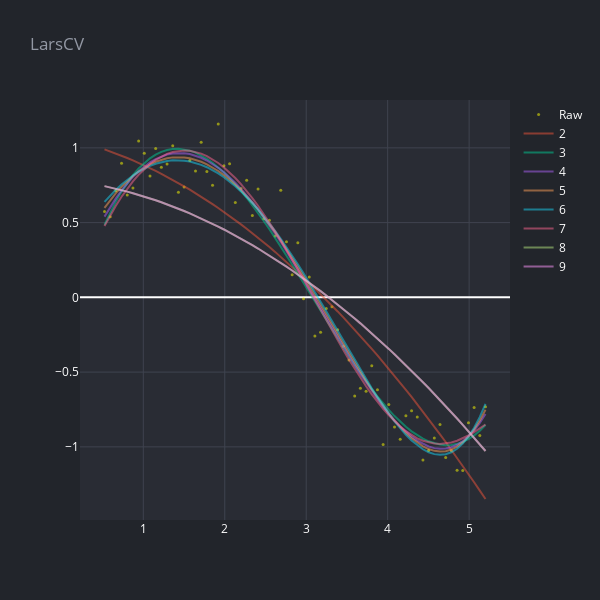

Notebook code cell kept with this figure:
### Markdown cell above
# Plot results

### Code cell
model = linear_model.LarsCV()

data = [scatter(df.x, df.y, 'Raw', mode='markers', color='yellow')]

#Initialize a dataframe to store the results:
col = ['rss','intercept'] + ['coef_x_%d'%i for i in range(1,power)]
ind = ['model_pow_%d'%i for i in range(1,power)]
coef_matrix = pd.DataFrame(index=ind, columns=col)

for i in range(2,power):
    plot, res = helper.regression(df, i, model, plot_name=i)
    data.append(plot)
    coef_matrix.iloc[i-1,0:i+2] = res

fig = go.Figure(data=data)
render(fig, title=type(model).__name__, height=600, width=600)

coef_matrix.to_csv('{}.csv'.format(type(model).__name__))
